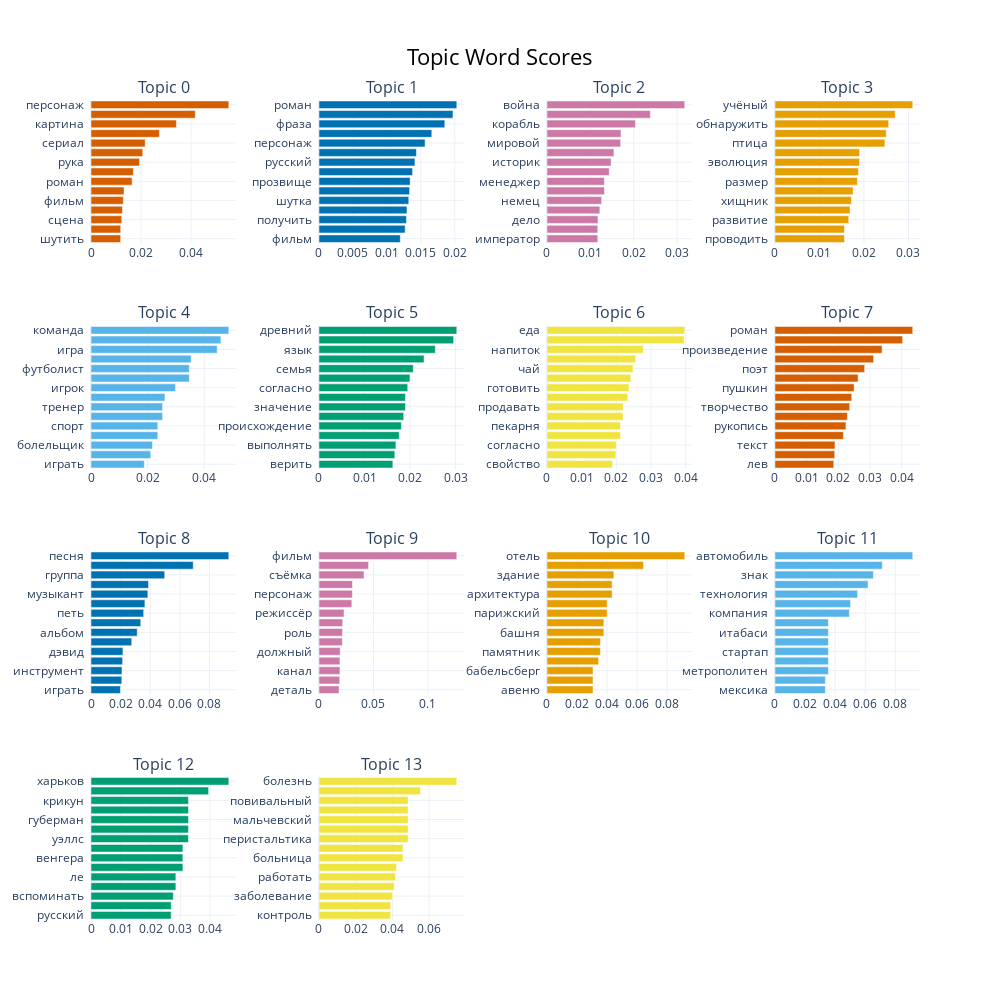

Here is the notebook cell this chart was saved with:
### Code cell
topic_model.visualize_barchart(top_n_topics=20, n_words=40)

### Figure 1 — Plotly figure (JSON) as saved in the notebook; plotly's stock layout.template omitted (floating-point values rounded to 4 significant figures)
{"data": [{"marker": {"color": "#D55E00"}, "orientation": "h", "type": "bar", "x": [0.01187, 0.01188, 0.01231, 0.01258, 0.01292, 0.0132, 0.01642, 0.01692, 0.0194, 0.02068, 0.02166, 0.02737, 0.03414, 0.04169, 0.0551], "xaxis": "x", "y": ["шутить  ", "девочка  ", "сцена  ", "атрибут  ", "фильм  ", "героиня  ", "роман  ", "мультфильм  ", "рука  ", "художник  ", "сериал  ", "произведение  ", "картина  ", "герой  ", "персонаж  "], "yaxis": "y"}, {"marker": {"color": "#0072B2"}, "orientation": "h", "type": "bar", "x": [0.01198, 0.01269, 0.01288, 0.01296, 0.01322, 0.01335, 0.01343, 0.01378, 0.01413, 0.01435, 0.01563, 0.01662, 0.01854, 0.01974, 0.0203], "xaxis": "x2", "y": ["фильм  ", "целиком  ", "получить  ", "студия  ", "шутка  ", "героиня  ", "прозвище  ", "произведение  ", "русский  ", "компания  ", "персонаж  ", "вариант  ", "фраза  ", "язык  ", "роман  "], "yaxis": "y2"}, {"marker": {"color": "#CC79A7"}, "orientation": "h", "type": "bar", "x": [0.01172, 0.01172, 0.01176, 0.01219, 0.01261, 0.01324, 0.01324, 0.01435, 0.01478, 0.01544, 0.01699, 0.01706, 0.02039, 0.02383, 0.03176], "xaxis": "x3", "y": ["император  ", "француз  ", "дело  ", "получить  ", "немец  ", "штат  ", "менеджер  ", "местный  ", "историк  ", "гитлер  ", "мировой  ", "испанский  ", "корабль  ", "король  ", "война  "], "yaxis": "y3"}, {"marker": {"color": "#E69F00"}, "orientation": "h", "type": "bar", "x": [0.01563, 0.01563, 0.01658, 0.01687, 0.01719, 0.01756, 0.01852, 0.01876, 0.019, 0.019, 0.0247, 0.02501, 0.02555, 0.02703, 0.03096], "xaxis": "x4", "y": ["проводить  ", "способный  ", "развитие  ", "акула  ", "хищник  ", "клетка  ", "размер  ", "мозг  ", "эволюция  ", "динозавр  ", "птица  ", "рыба  ", "обнаружить  ", "животное  ", "учёный  "], "yaxis": "y4"}, {"marker": {"color": "#56B4E9"}, "orientation": "h", "type": "bar", "x": [0.01882, 0.02107, 0.02171, 0.02358, 0.02358, 0.02529, 0.02529, 0.0261, 0.02983, 0.03471, 0.03471, 0.03537, 0.04456, 0.04585, 0.04866], "xaxis": "x5", "y": ["играть  ", "стадион  ", "болельщик  ", "спортсмен  ", "спорт  ", "забег  ", "тренер  ", "клуб  ", "игрок  ", "чемпионат  ", "футболист  ", "матч  ", "игра  ", "футбольный  ", "команда  "], "yaxis": "y5"}, {"marker": {"color": "#009E73"}, "orientation": "h", "type": "bar", "x": [0.01622, 0.01665, 0.01689, 0.01763, 0.0181, 0.01859, 0.019, 0.019, 0.01949, 0.01997, 0.02071, 0.02307, 0.02555, 0.02958, 0.03027], "xaxis": "x6", "y": ["верить  ", "символизировать  ", "выполнять  ", "корень  ", "происхождение  ", "часто  ", "значение  ", "средневековый  ", "согласно  ", "церковный  ", "семья  ", "грех  ", "язык  ", "бог  ", "древний  "], "yaxis": "y6"}, {"marker": {"color": "#F0E442"}, "orientation": "h", "type": "bar", "x": [0.01891, 0.01986, 0.01997, 0.02121, 0.02121, 0.02192, 0.02197, 0.02329, 0.02364, 0.02419, 0.02483, 0.02558, 0.02778, 0.03954, 0.03972], "xaxis": "x7", "y": ["свойство  ", "ужин  ", "согласно  ", "коктейль  ", "пекарня  ", "день  ", "продавать  ", "входить  ", "готовить  ", "ресторан  ", "чай  ", "приготовление  ", "напиток  ", "блюдо  ", "еда  "], "yaxis": "y7"}, {"marker": {"color": "#D55E00"}, "orientation": "h", "type": "bar", "x": [0.01857, 0.01888, 0.01896, 0.0216, 0.02241, 0.02287, 0.0236, 0.02424, 0.02499, 0.02624, 0.02832, 0.03114, 0.03382, 0.04029, 0.04349], "xaxis": "x8", "y": ["лев  ", "издание  ", "текст  ", "герой  ", "рукопись  ", "сергей  ", "творчество  ", "перевод  ", "пушкин  ", "читатель  ", "поэт  ", "писатель  ", "произведение  ", "книга  ", "роман  "], "yaxis": "y8"}, {"marker": {"color": "#0072B2"}, "orientation": "h", "type": "bar", "x": [0.01986, 0.0208, 0.02093, 0.02135, 0.02158, 0.0275, 0.0312, 0.0336, 0.03557, 0.03641, 0.0384, 0.03884, 0.04977, 0.06904, 0.09307], "xaxis": "x9", "y": ["играть  ", "запись  ", "инструмент  ", "бетховен  ", "дэвид  ", "рэпер  ", "альбом  ", "концерт  ", "петь  ", "композитор  ", "музыкант  ", "музыкальный  ", "группа  ", "музыка  ", "песня  "], "yaxis": "y9"}, {"marker": {"color": "#CC79A7"}, "orientation": "h", "type": "bar", "x": [0.01841, 0.01901, 0.01923, 0.01923, 0.01947, 0.02145, 0.02156, 0.02174, 0.02299, 0.03015, 0.03064, 0.03075, 0.04134, 0.04551, 0.1264], "xaxis": "x10", "y": ["деталь  ", "планета  ", "канал  ", "титр  ", "должный  ", "игра  ", "роль  ", "новый  ", "режиссёр  ", "сериал  ", "персонаж  ", "герой  ", "съёмка  ", "актёр  ", "фильм  "], "yaxis": "y10"}, {"marker": {"color": "#E69F00"}, "orientation": "h", "type": "bar", "x": [0.03067, 0.03067, 0.03067, 0.0344, 0.03558, 0.03558, 0.03789, 0.03789, 0.04007, 0.04007, 0.04338, 0.04338, 0.04455, 0.06431, 0.09175], "xaxis": "x11", "y": ["авеню  ", "любопытно  ", "бабельсберг  ", "метр  ", "памятник  ", "турист  ", "башня  ", "квартира  ", "парижский  ", "ленинград  ", "архитектура  ", "берлинский  ", "здание  ", "построить  ", "отель  "], "yaxis": "y11"}, {"marker": {"color": "#56B4E9"}, "orientation": "h", "type": "bar", "x": [0.03349, 0.03349, 0.03552, 0.03552, 0.03552, 0.03552, 0.03552, 0.03552, 0.04947, 0.05023, 0.05494, 0.06186, 0.0654, 0.07131, 0.09156], "xaxis": "x12", "y": ["мексика  ", "штраф  ", "метрополитен  ", "рейс  ", "стартап  ", "такси  ", "итабаси  ", "авиакомпания  ", "компания  ", "транспорт  ", "технология  ", "водитель  ", "знак  ", "модель  ", "автомобиль  "], "yaxis": "y12"}, {"marker": {"color": "#009E73"}, "orientation": "h", "type": "bar", "x": [0.02693, 0.02695, 0.02765, 0.0285, 0.0285, 0.03086, 0.03086, 0.03086, 0.03273, 0.03273, 0.03273, 0.03273, 0.03273, 0.03951, 0.04629], "xaxis": "x13", "y": ["русский  ", "повлиять  ", "вспоминать  ", "покинуть  ", "ле  ", "урал  ", "венгера  ", "арсенал  ", "уэллс  ", "наряд  ", "губерман  ", "ме  ", "крикун  ", "родный  ", "харьков  "], "yaxis": "y13"}, {"marker": {"color": "#F0E442"}, "orientation": "h", "type": "bar", "x": [0.03906, 0.03906, 0.03997, 0.04102, 0.04169, 0.04227, 0.04576, 0.04576, 0.04853, 0.04853, 0.04853, 0.04853, 0.04853, 0.05532, 0.07507], "xaxis": "x14", "y": ["контроль  ", "кожа  ", "заболевание  ", "медицинский  ", "работать  ", "хирург  ", "больница  ", "железа  ", "перистальтика  ", "бабка  ", "мальчевский  ", "полидорь  ", "повивальный  ", "пациент  ", "болезнь  "], "yaxis": "y14"}], "layout": {"annotations": [{"font": {"size": 16}, "showarrow": false, "text": "Topic 0", "x": 0.0875, "xanchor": "center", "xref": "paper", "y": 1, "yanchor": "bottom", "yref": "paper"}, {"font": {"size": 16}, "showarrow": false, "text": "Topic 1", "x": 0.3625, "xanchor": "center", "xref": "paper", "y": 1, "yanchor": "bottom", "yref": "paper"}, {"font": {"size": 16}, "showarrow": false, "text": "Topic 2", "x": 0.6375, "xanchor": "center", "xref": "paper", "y": 1, "yanchor": "bottom", "yref": "paper"}, {"font": {"size": 16}, "showarrow": false, "text": "Topic 3", "x": 0.9125, "xanchor": "center", "xref": "paper", "y": 1, "yanchor": "bottom", "yref": "paper"}, {"font": {"size": 16}, "showarrow": false, "text": "Topic 4", "x": 0.0875, "xanchor": "center", "xref": "paper", "y": 0.725, "yanchor": "bottom", "yref": "paper"}, {"font": {"size": 16}, "showarrow": false, "text": "Topic 5", "x": 0.3625, "xanchor": "center", "xref": "paper", "y": 0.725, "yanchor": "bottom", "yref": "paper"}, {"font": {"size": 16}, "showarrow": false, "text": "Topic 6", "x": 0.6375, "xanchor": "center", "xref": "paper", "y": 0.725, "yanchor": "bottom", "yref": "paper"}, {"font": {"size": 16}, "showarrow": false, "text": "Topic 7", "x": 0.9125, "xanchor": "center", "xref": "paper", "y": 0.725, "yanchor": "bottom", "yref": "paper"}, {"font": {"size": 16}, "showarrow": false, "text": "Topic 8", "x": 0.0875, "xanchor": "center", "xref": "paper", "y": 0.45, "yanchor": "bottom", "yref": "paper"}, {"font": {"size": 16}, "showarrow": false, "text": "Topic 9", "x": 0.3625, "xanchor": "center", "xref": "paper", "y": 0.45, "yanchor": "bottom", "yref": "paper"}, {"font": {"size": 16}, "showarrow": false, "text": "Topic 10", "x": 0.6375, "xanchor": "center", "xref": "paper", "y": 0.45, "yanchor": "bottom", "yref": "paper"}, {"font": {"size": 16}, "showarrow": false, "text": "Topic 11", "x": 0.9125, "xanchor": "center", "xref": "paper", "y": 0.45, "yanchor": "bottom", "yref": "paper"}, {"font": {"size": 16}, "showarrow": false, "text": "Topic 12", "x": 0.0875, "xanchor": "center", "xref": "paper", "y": 0.175, "yanchor": "bottom", "yref": "paper"}, {"font": {"size": 16}, "showarrow": false, "text": "Topic 13", "x": 0.3625, "xanchor": "center", "xref": "paper", "y": 0.175, "yanchor": "bottom", "yref": "paper"}], "height": 1000, "hoverlabel": {"bgcolor": "white", "font": {"family": "Rockwell", "size": 16}}, "showlegend": false, "title": {"font": {"color": "Black", "size": 22}, "text": "Topic Word Scores", "x": 0.5, "xanchor": "center", "yanchor": "top"}, "width": 1000, "xaxis": {"anchor": "y", "domain": [0, 0.175], "showgrid": true}, "xaxis10": {"anchor": "y10", "domain": [0.275, 0.45], "showgrid": true}, "xaxis11": {"anchor": "y11", "domain": [0.55, 0.725], "showgrid": true}, "xaxis12": {"anchor": "y12", "domain": [0.825, 1], "showgrid": true}, "xaxis13": {"anchor": "y13", "domain": [0, 0.175], "showgrid": true}, "xaxis14": {"anchor": "y14", "domain": [0.275, 0.45], "showgrid": true}, "xaxis15": {"anchor": "y15", "domain": [0.55, 0.725], "showgrid": true}, "xaxis16": {"anchor": "y16", "domain": [0.825, 1], "showgrid": true}, "xaxis2": {"anchor": "y2", "domain": [0.275, 0.45], "showgrid": true}, "xaxis3": {"anchor": "y3", "domain": [0.55, 0.725], "showgrid": true}, "xaxis4": {"anchor": "y4", "domain": [0.825, 1], "showgrid": true}, "xaxis5": {"anchor": "y5", "domain": [0, 0.175], "showgrid": true}, "xaxis6": {"anchor": "y6", "domain": [0.275, 0.45], "showgrid": true}, "xaxis7": {"anchor": "y7", "domain": [0.55, 0.725], "showgrid": true}, "xaxis8": {"anchor": "y8", "domain": [0.825, 1], "showgrid": true}, "xaxis9": {"anchor": "y9", "domain": [0, 0.175], "showgrid": true}, "yaxis": {"anchor": "x", "domain": [0.825, 1], "showgrid": true}, "yaxis10": {"anchor": "x10", "domain": [0.275, 0.45], "showgrid": true}, "yaxis11": {"anchor": "x11", "domain": [0.275, 0.45], "showgrid": true}, "yaxis12": {"anchor": "x12", "domain": [0.275, 0.45], "showgrid": true}, "yaxis13": {"anchor": "x13", "domain": [0, 0.175], "showgrid": true}, "yaxis14": {"anchor": "x14", "domain": [0, 0.175], "showgrid": true}, "yaxis15": {"anchor": "x15", "domain": [0, 0.175], "showgrid": true}, "yaxis16": {"anchor": "x16", "domain": [0, 0.175], "showgrid": true}, "yaxis2": {"anchor": "x2", "domain": [0.825, 1], "showgrid": true}, "yaxis3": {"anchor": "x3", "domain": [0.825, 1], "showgrid": true}, "yaxis4": {"anchor": "x4", "domain": [0.825, 1], "showgrid": true}, "yaxis5": {"anchor": "x5", "domain": [0.55, 0.725], "showgrid": true}, "yaxis6": {"anchor": "x6", "domain": [0.55, 0.725], "showgrid": true}, "yaxis7": {"anchor": "x7", "domain": [0.55, 0.725], "showgrid": true}, "yaxis8": {"anchor": "x8", "domain": [0.55, 0.725], "showgrid": true}, "yaxis9": {"anchor": "x9", "domain": [0.275, 0.45], "showgrid": true}}}
